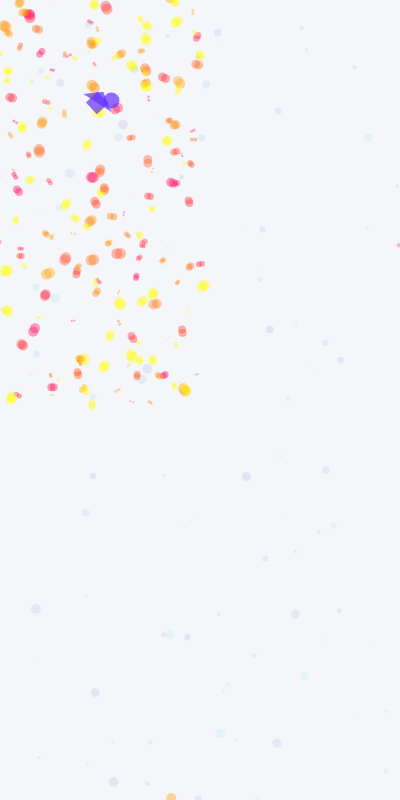
Frame 1 (no input)
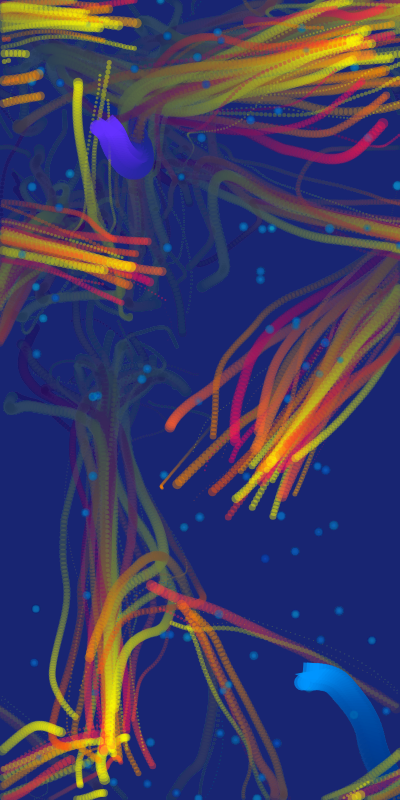
Frame 60 (no input)
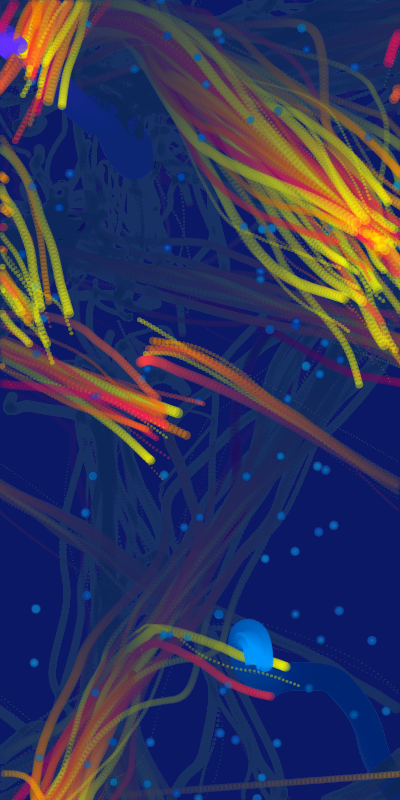
Frame 120 (the mouse pressed at the canvas centre since frame 60)

The p5.js sketch that drew these frames (run headless with seeded random() and noise() and a simulated clock; from frame 60 on, the mouse is pressed at the canvas centre):

// p5.js sketch
// ── sketch.js

// global space
var algaeEater_1;  // plancton eater no.1
var algaeEater_2;  // plancton eater no.2
var plancton;  // plancton - fish's food

var fishStock =[]; //  an empty array to hold a fish stock 

function setup() {
  
  createCanvas(400, 800); // square shape of a canvas that resembles the aquarium seen from the above
  
  // itterating an even number of times to create a fish stock that will beign to render at the left top part of the screen; pushing new 
  for ( var i=0; i<100; i++)
  {
      var x1= random(0,width/2);
      var y1=random(0,height/2)
      fishStock.push(new Fish(x1,y1));
  }
  
  plancton=[]; // plancton array
  
  // creating two plancton eaters, as per literal variables
  algaeEater_1= new AlgaeEater(100,100);
  algaeEater_2= new AlgaeEater(-1500,-1500);
  
  // creating 100X plancton and 100X fish
  for(var j = 0; j < 100; j++)
  {
  var x2= random(0,width/2);
  var y2=random(0,height/2)
   plancton.push(createVector(random(0,width),random(0,height)));  
   fishStock.push(new Fish(x2,y2));
  }
  
}

function draw() {
  background(20,40,100,10);
  
  push();
  for (var i=0; i<fishStock.length; i++) 
  {
    fishStock[i].edges();
    fishStock[i].stock(fishStock);
    fishStock[i].update();
    fishStock[i].show(i); // passing an i as the argument to define the colour within the show method, as i incerements from 0 to fishStock.length, this will results palette of different colours
  }
  pop();
  
  push();
   for (var j=0; j<fishStock.length; j++) 
 {
    fishStock[j].edges();
    fishStock[j].stock(fishStock);
    fishStock[j].update();
    fishStock[j].show(j);
  }
  pop();
 
  // for loop to display a plancton of elliptic shape and random shades of blue
  for(var k = 0; k < plancton.length; k++)
  {
      fill(random(0,10),random(10,255),random(200,220),20);
      noStroke();
      ellipse(plancton[k].x,plancton[k].y,random(0,10));
   }
  
  algaeEater_1.edges();  // call method edges on fish object to ensure that fish remain on the screen
  algaeEater_1.eat(plancton);// call method eat on fish object, passing trough plancton array to ensure fish is clearing the surface of aquariam covered with plancton
  algaeEater_1.update(); // update the state of fish
  algaeEater_1.show(200);// display fish on screen
  
  algaeEater_2.edges();  // call method edges on fish object to ensure that fish remain on the screen
  algaeEater_2.eat(plancton);// call method eat on fish object, passing trough plancton array to ensure fish is clearing the surface of aquariam covered with plancton
  algaeEater_2.update(); // update the state of fish
  algaeEater_2.show(100);// display fish on screen
  
}

/* AUTONOMUS AGENTS, TITLE:"SEALIFE", File: sketch.js + sealife.js  DESCRIPTION: 

I have created a flocking system that is based on the flocking algorithm by Craig Reynolds. The flocking system represents the stock of the living fish in the aquarium. Considering this piece is rendered within 2 dimensions, the movement of the fish within the water is assumed to be represented from the above perspective. As per Reynold's algorithm, the flocking system is based on the 3 rules: separation - avoiding crowds, alignment - steering towards the average velocity of local fish and cohesion -steering towards the average position of the local fish. 

The object created with the AlgaeEater constructor within my programme represents a fish that lives separated from the stock and makes its living eating the plancton - the ellipses reflecting with shades of green-ish. The AlgaeEater is supported by the eat method that makes use of the "seek" behaviour created by Craig Reynolds. This algorithm is based on the steering force that according to Reynold is an equivalent of the desired velocity minus agents velocity. 

During the work on this piece, I was predominantly focused on the visual effect rather than the achievement of more complex behaviour.  My inspiration comes from the generative art of Cao Yuxi, which I discovered during the LUX exhibition in 2021. Although the Yuxi uses the different techniques within their process, I was encouraged to use an autonomous agent to achieve a similar Brownian-motion like behaviour, casting the patterns that resemble flow fields. Considering the limitations of the p5js within the render of the graphics, the achieved effects are away from the quality of Yuxi particle systems, still satisfying. 

The work on this piece I have found the most challenging. As the starting point, I have used the template that I have created based on tutorials by Daniel Shiffman. Please see the details attached below for reference. I have coded along with the tutorials and refactored the code for this project. 

I shall continue to work on this project to develop it further, so the piece can change over time and lasts engaging for longer. I look forward to expanding the coding skills that will allow me to programme my autonomous systems. 

*/
// ── sealife.js
// The below code of Fish class is based on "Coding Challenge #124: Flocking Simulation", available on Coding Train youtube platform and it's author is Daniel Shiffman. This turtorial is available at the following link: https://www.youtube.com/watch?v=mhjuuHl6qHM. I have coded along the turtorial and readapted the rewritten code.*/

class Fish {
  constructor(x,y) 
  {
    this.position = createVector(x,y);
    this.velocity = p5.Vector.random2D();
    this.velocity.setMag(random(2, 4));
    this.acceleration = createVector();
    this.maxForce = 0.2;
    this.maxSpeed = 5;
  }

  /*ALLIGN function : allign this fish with the other fish within the fish stock at the given distance (perception) - the idea : steering at the other fish velocity*/
  
  align(fish) 
  {
    let perceptionRadius = 25; // variable that define the distance between this fish and the other fish within the stock
    let steering = createVector(); // creating an empty vector
    let total = 0;
    for (let other of fish) 
    {
      let d = dist(this.position.x, this.position.y, other.position.x, other.position.y);


      // conditional statement, checking if distance between this fish and the other fish is smaller than pre-defined distance (var perception), making sure this boid is being excluded from the condition
      if (other != this && d < perceptionRadius) 
      {
        steering.add(other.velocity);
        total++;
      }
    }
    // getting an average velocity of all the fish
    // dividing by a total of the fish, provided that toatl is smaller than 0
    if (total > 0) 
    {
      steering.div(total);
      steering.setMag(this.maxSpeed); // from Craig Reynolds formula for a steering force
      steering.sub(this.velocity);  //from Craig Reynolds formula for a steering force: desired velocity - this velocity
      steering.limit(this.maxForce); //limits the magitude of the vector
    }
    // return function at the end to ensure that vector is always return
    return steering;
   }
  
  //  COHESION - steer to move toward the average position of local flockmates - steering at the others position
  cohesion(fish) 
  {
    let perceptionRadius = 50;
    let steering = createVector();
    let total = 0;
    for (let other of fish) 
    {
      let d = dist(this.position.x, this.position.y, other.position.x, other.position.y);
      if (other != this && d < perceptionRadius) 
      {
        steering.add(other.position);
        total++;
      }
    }
    if (total > 0) 
    {
      steering.div(total);
      steering.sub(this.position);  // substratcing this fish position from the average psoition within given distance
      steering.setMag(this.maxSpeed); // ensuring that fish moves towards neigboughouring fish at the maximum speed
      steering.sub(this.velocity);  //from Craig Reynolds formula for a steering force: desired velocity - this velocity
      steering.limit(this.maxForce);
    }
    return steering;
  }
  
  //SEPARTION: steer away to avoid crowds of fish within the stock
  // desired velocity is opposite direction to the local fish - the magnitude of the desired velocity is propotional to the distance and it is inversely propotional to the distance of the local fish

  separation(fish) 
  {
    let perceptionRadius = 24;
    let steering = createVector();
    let total = 0;
    for (let other of fish)
    {
      let d = dist(this.position.x, this.position.y, other.position.x, other.position.y);
      
       // conditional statement, checking if distance between this fish and the other fish is smaller than pre-defined distance (var perception), making sure this boid is being excluded from the condition
      if (other != this && d < perceptionRadius) 
      {
        let diff = p5.Vector.sub(this.position, other.position);
        diff.div(d * d);
        steering.add(diff);
        total++;
      }
    }
      
    if (total > 0) 
    {
      steering.div(total);
      steering.setMag(this.maxSpeed); // ensuring that fish moves away from neigboughouring fish at the maximum speed
      steering.sub(this.velocity); //from Craig Reynolds formula for a steering force: desired velocity - this velocity
      steering.limit(this.maxForce);//limits the magitude of the vector
    }
    return steering;
  }

  stock(fish) 
  {
    //From Newton's low of motion - force is equal to a multiplication of mass and acceleration, since in p5js mass is equal to 1---> force is equal to acceleartaion
    let alignment = this.align(fish);
    let cohesion = this.cohesion(fish);
    let separation = this.separation(fish);

     // Since there is more than one force that impacts the object's accelleration, instead of assigning force ( in the instance of a singular force), forces are being add to vector acceleration
    this.acceleration.add(alignment);
    this.acceleration.add(cohesion);
    this.acceleration.add(separation);
  }
  
  // update the state of the vector
  update()
  {
    this.position.add(this.velocity); // position is being updated based on boids's velocity
    this.velocity.add(this.acceleration); // acceleration is updated based on boid's acceleration
    this.velocity.limit(this.maxSpeed); //limiting velocity by maximud speed
    this.acceleration.mult(0); // ensuring that acceleartion does not add up over the time - provided with the mulitplication by balue of 0
  }
  
  // define the parameters for display of the vector
  show(color) 
  {
    strokeWeight(color%11 +1); // using a modulo operator to get a variation of size within the fish stock; +1 to ensure every point is being drawn; Provided that within the setup I iterate an even numebr of times when creating fish stocks, this +1 operation is unnecessary. Should that change, I keep the baove settings.
    stroke(255,255%color + color,100 - color,100);// using a modulo operator for the operation to get a value that will determine the varriation of colour within the fish stocks
    point(this.position.x, this.position.y);
  }
  
  
   // edges function that wrap out the vector to ensure that vectors return on screen 
  edges() 
  {
    if (this.position.x > width) 
    {
      this.position.x = 0;
    } else if (this.position.x < 0) 
    {
      this.position.x = width;
    }
    if (this.position.y > height) 
    {
      this.position.y = 0;
    } else if (this.position.y < 0)
    {
      this.position.y = height;
    }
  }
}


/* The below code of the class AlgaeEater is based on tutorial "5.2 Seeking a Target - The Nature of Code" available on Coding Train youtube platform and it's author is Daniel Shiffman. This turtorial is available at the following link: https://www.youtube.com/watch?v=p1Ws1ZhG36g. I have coded along the turtorial and readapted the rewritten code.*/
class AlgaeEater 
{
  constructor(x, y) 
  {
    this.pos = createVector(x, y);
    this.vel = createVector(0, 0);
    this.acc = createVector(0, 0);
    this.maxSpeed = 5;
    
    // maxForce is a variable that limit the steering force
    this.maxForce = 0.2;
    this.r = 16;
  }
  
 seek(target) 
  {
    let force = p5.Vector.sub(target, this.pos);
    force.setMag(this.maxSpeed);
    force.sub(this.vel);
    force.limit(this.maxForce);
    this.applyForce(force);
  }

  update() 
  {
    this.vel.add(this.acc);
    this.vel.limit(this.maxSpeed);
    this.pos.add(this.vel);
    this.acc.mult(0);
  }
  
    applyForce(force) 
  {
    this.acc.add(force);
  } 

  show(colour) 
  {
    stroke(colour+100,180 -colour,255,150);
    noStroke();
    fill(100%colour,250 -colour,255,180);
    push();
    translate(this.pos.x, this.pos.y);
    rotate(this.vel.heading());
    triangle(-this.r/4, -this.r / 2, -this.r, this.r / 2, this.r, 0);
    rect(-this.r/2, -this.r / 4, this.r);
    ellipse(this.r/2, -this.r / 2,this.r);
    pop();
  }

  // edges function that wrap out the vector to ensure that vectors return on screen
  edges() 
  {
    if (this.pos.x > width + this.r) {
      this.pos.x = -this.r;
    } else if (this.pos.x < -this.r) {
      this.pos.x = width + this.r;
    }
    if (this.pos.y > height + this.r) {
      this.pos.y = -this.r;
    } else if (this.pos.y < -this.r) {
      this.pos.y = height + this.r;
    }
  }
  
  // eat function that make use of seek behaviour define above
  eat(list){
  var record = Infinity;
  var closestIndex= -1;
  for( var i=0; i< list.length; i++) {
  // locola variable distance to store a calculated distance between tthis AlgaeEater and the object form the array list
  var distance = this.pos.dist(list[i]);
  // conditional statement chechking if distance is smaller than infinity
  if ( distance< record){
      record = distance; // assigning record to distance; starting with an Infinity and decreasing it's value to find all object from the array list
      closestIndex = i; // assigning closestIndex to i, to store the index within this variable; as per next step, this will be removed from the array
    }
  }
  if(record<5){
    // using a splice function to remove the index from the Array , stored at the closest Index; provided that the record is smaller than 5
    list.splice(closestIndex,1);
  }
    // prevents from an error, ensure that vehicle keeps on seeking a target
    else if (closestIndex > -1) {
    this.seek(list[closestIndex]);
    }
  }
}
